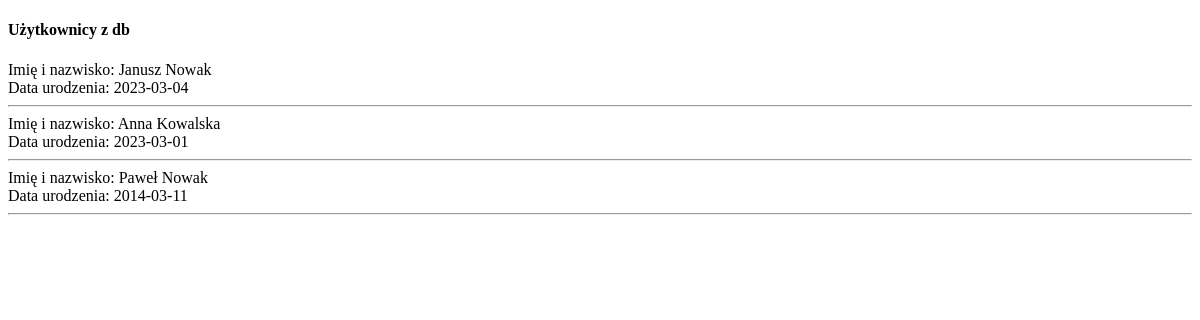
The page /4_db/1_db.php on the database as committed earlier.
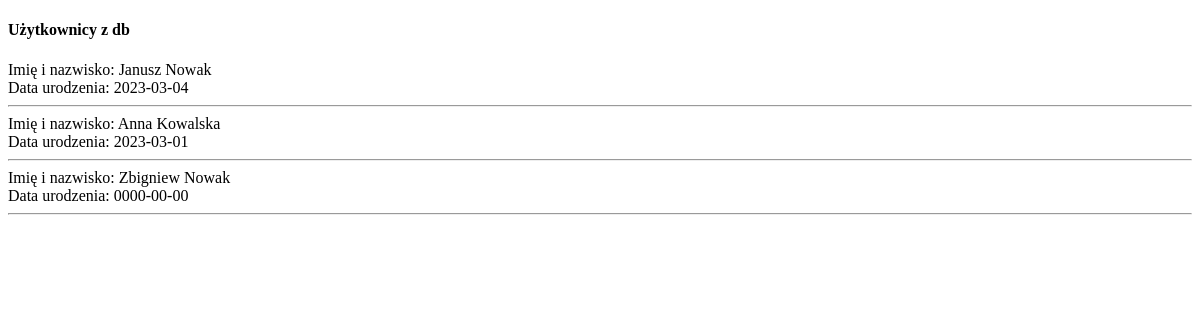
The same page on the database as committed later.
### tables this page shows
CREATE TABLE `users` (
  `id` int(10) UNSIGNED NOT NULL,
  `city_id` int(10) UNSIGNED NOT NULL,
  `firstName` varchar(30) NOT NULL,
  `lastName` varchar(50) NOT NULL,
  `birthday` date NOT NULL
);

### 4_db/1_db.php (the view, shortened to what this page needs)
<!doctype html>
<html lang="pl">
<head>
</head>
<body>
<h4>Użytkownicy z db</h4>
<?php
	require_once "../scripts/connect.php";
	$sql = "SELECT * FROM `users`;";
	$result = $conn->query($sql);
	while($user = $result->fetch_assoc()){
		echo <<< USER
		Imię i nazwisko: $user[firstName] $user[lastName]<br>
		Data urodzenia: $user[birthday]
		<hr>
USER;
	}
?>
</body>
</html>

Rows that differ between the two databases and show on the page:
changed users: firstName "Paweł" → "Zbigniew"; birthday "2014-03-11" → "0000-00-00"
